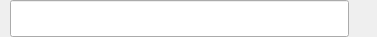
<?xml version="1.0" encoding="UTF-8"?>
<ui version="4.0">
 <class>LineEditWithCheckIcon</class>
 <widget class="QWidget" name="LineEditWithCheckIcon">
  <property name="geometry">
   <rect>
    <x>0</x>
    <y>0</y>
    <width>377</width>
    <height>37</height>
   </rect>
  </property>
  <property name="windowTitle">
   <string>Form</string>
  </property>
  <layout class="QHBoxLayout" name="horizontalLayout">
   <property name="spacing">
    <number>2</number>
   </property>
   <property name="leftMargin">
    <number>10</number>
   </property>
   <property name="topMargin">
    <number>0</number>
   </property>
   <property name="rightMargin">
    <number>10</number>
   </property>
   <property name="bottomMargin">
    <number>0</number>
   </property>
   <item>
    <widget class="QLineEdit" name="lineEdit">
     <property name="sizePolicy">
      <sizepolicy hsizetype="Expanding" vsizetype="Expanding">
       <horstretch>0</horstretch>
       <verstretch>0</verstretch>
      </sizepolicy>
     </property>
    </widget>
   </item>
   <item>
    <widget class="QLabel" name="checkIndicator">
     <property name="sizePolicy">
      <sizepolicy hsizetype="Fixed" vsizetype="Fixed">
       <horstretch>0</horstretch>
       <verstretch>0</verstretch>
      </sizepolicy>
     </property>
     <property name="minimumSize">
      <size>
       <width>16</width>
       <height>16</height>
      </size>
     </property>
     <property name="maximumSize">
      <size>
       <width>16</width>
       <height>16</height>
      </size>
     </property>
     <property name="text">
      <string/>
     </property>
    </widget>
   </item>
  </layout>
 </widget>
 <resources/>
 <connections/>
</ui>
